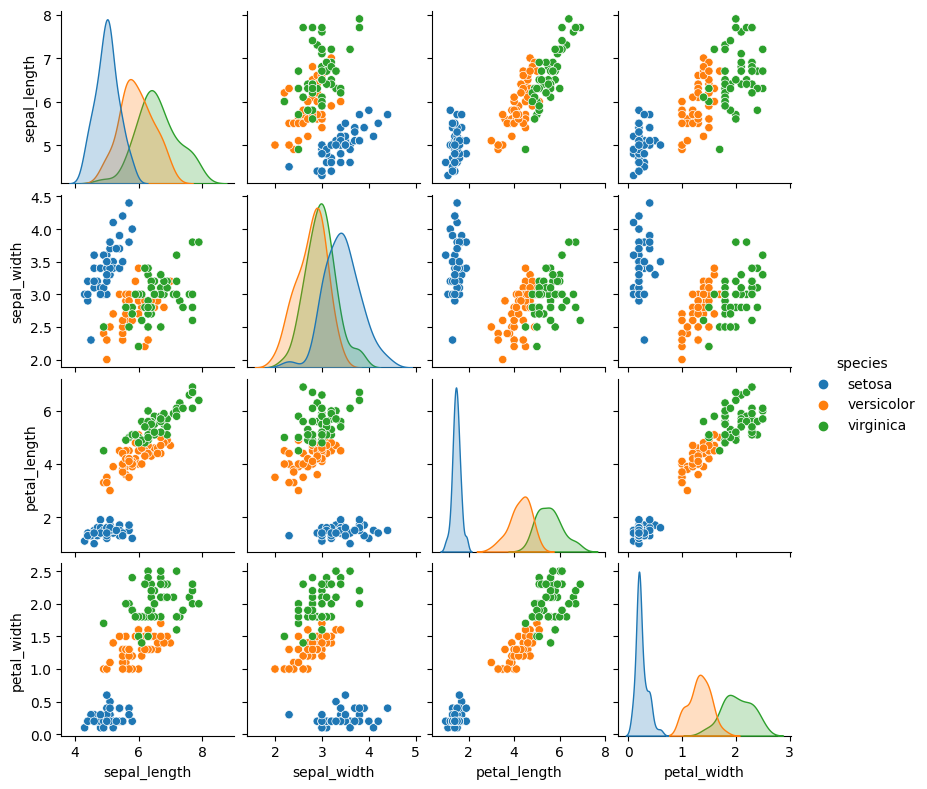

Recreate this plot in Python.
import seaborn as sns
import matplotlib.pyplot as plt

# サンプルデータのロード (Irisデータセット)
data = sns.load_dataset('iris')

# ペアプロットの描画
sns.pairplot(data, hue='species', height=2.0, aspect=1.0)

plt.savefig('9_1_10_sns_sample.png', bbox_inches='tight')
# # 図の表示
plt.show()
